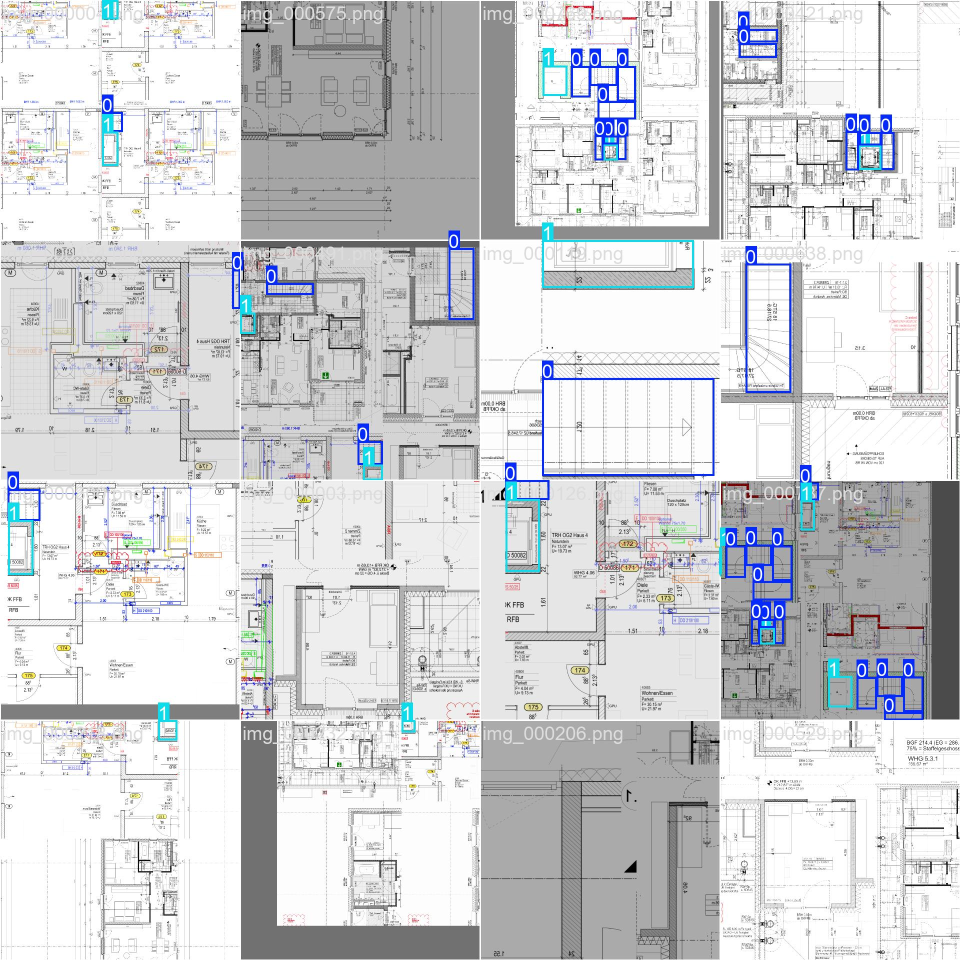
#> input picture Model-trained-on-detecting-Stairs-and-Elevators/train_batch0.jpg, 1920 x 1920 px (shown at 1/2 size); its folder holds only this picture in this run
$ python -i detect_rooms.py   (imports and definitions only)
#> lines starting #> are read from the running program, lines starting #| are printed output that depends on the picture; after the words box and inside, x2 and y2 are one past the last pixel; in counts of white or black regions, pixels touching at a corner belong together
#> further down, picture is the input picture: shape (1920, 1920, 3); mean B, G, R 213.1, 210.6, 209.1
import PIL
import cv2
import numpy as np
from typing import Any, Tuple, List, Dict, Optional
import random
import json
from PIL import Image

# Maximum opening size (in pixels) to be ignored when detecting closed areas
threshold = 30
# Scale: pixels per meter (117 pixels = 1 meter)
PIXELS_PER_METER = 117


# [63 lines left out: functions detect_rooms_from_image, load_detections_from_detections, not called in this run]


def pixels_to_meters(pixels: float) -> float:
    """Convert pixels to meters."""
    return pixels / PIXELS_PER_METER


def pixels_sq_to_meters_sq(pixels_sq: float) -> float:
    """Convert square pixels to square meters."""
    return pixels_sq / (PIXELS_PER_METER ** 2)


# [50 lines left out: functions get_bbox_center, bbox_to_points, bboxes_overlap, merge_bboxes, not called in this run]


def group_overlapping_bboxes(bboxes: List[Dict]) -> List[List[Dict]]:
    """Group bounding boxes that overlap into clusters."""
    if not bboxes:
        return []

    # Create a list to track which group each bbox belongs to
    n = len(bboxes)
    parent = list(range(n))

    # [9 lines left out: functions find, union, not called in this run]

    # Union overlapping bboxes
    for i in range(n):
        for j in range(i + 1, n):
            if bboxes_overlap(bboxes[i], bboxes[j]):
                union(i, j)

    # Group by parent
    groups = {}
    for i in range(n):
        p = find(i)
        if p not in groups:
            groups[p] = []
        groups[p].append(bboxes[i])

    return list(groups.values())


# [10 lines left out: function bboxes_adjacent, not called in this run]


def group_adjacent_bboxes(bboxes: List[Dict], margin: int = 30) -> List[List[Dict]]:
    """Group bounding boxes that are adjacent (within margin) into clusters."""
    if not bboxes:
        return []

    # Create a list to track which group each bbox belongs to
    n = len(bboxes)
    parent = list(range(n))

    # [9 lines left out: functions find, union, not called in this run]

    # Union adjacent bboxes
    for i in range(n):
        for j in range(i + 1, n):
            if bboxes_adjacent(bboxes[i], bboxes[j], margin):
                union(i, j)

    # Group by parent
    groups = {}
    for i in range(n):
        p = find(i)
        if p not in groups:
            groups[p] = []
        groups[p].append(bboxes[i])

    return list(groups.values())


# [117 lines left out: functions remove_wall_overlap_from_bbox, is_opening_adjacent_to_room, assign_openings_to_rooms, not called in this run]


def is_touching_border(mask: np.ndarray, labels: np.ndarray, label: int) -> bool:
    """
    Check if a labeled region touches any border of the image.
    Returns True if the region touches the image border.
    """
    rows, cols = mask.shape

    if np.any(labels[0, :] == label):
        return True
    if np.any(labels[rows - 1, :] == label):
        return True
    if np.any(labels[:, 0] == label):
        return True
    if np.any(labels[:, cols - 1] == label):
        return True

    return False


# [69 lines left out: function is_covered_by_walls_on_sides, not called in this run]


# ----------------- Rectangle decomposition helpers (added) -----------------
def decompose_room_to_rectangles(room_mask: np.ndarray) -> List[Dict]:
    """
    Decompose a room shape into rectangles and return their bounding boxes.
    Uses a greedy approach to find maximal rectangles within the room area.
    """
    rectangles = []
    remaining_mask = room_mask.copy()

    rect_id = 0
    max_iterations = 20  # Limit iterations
    min_area_threshold = 50000  # Minimum rectangle area

    while rect_id < max_iterations:
        # Check remaining area
        remaining_area = cv2.countNonZero(remaining_mask)
        if remaining_area < min_area_threshold:
            break

        # Find the largest inscribed rectangle
        best_rect = find_largest_inscribed_rectangle(remaining_mask)

        if best_rect is None:
            break

        rx, ry, rw, rh = best_rect

        # Skip very small rectangles
        if rw < 10 or rh < 10 or rw * rh < min_area_threshold:
            break

        # Calculate area and perimeter
        area_pixels = rw * rh
        perimeter_pixels = 2 * (rw + rh)
        area_meters = pixels_sq_to_meters_sq(area_pixels)
        perimeter_meters = pixels_to_meters(perimeter_pixels)

        rectangles.append({
            "rect_id": rect_id,
            "bbox": {
                "x": int(rx),
                "y": int(ry),
                "width": int(rw),
                "height": int(rh)
            },
            "area_pixels": int(area_pixels),
            "area_meters_sq": round(area_meters, 2),
            "perimeter_pixels": int(perimeter_pixels),
            "perimeter_meters": round(perimeter_meters, 2)
        })
        rect_id += 1

        # Remove this rectangle area from remaining mask
        cv2.rectangle(remaining_mask, (rx, ry), (rx + rw, ry + rh), 0, -1)

    # Fallback: use bounding box if no rectangles found
    if not rectangles:
        contours, _ = cv2.findContours(room_mask, cv2.RETR_EXTERNAL, cv2.CHAIN_APPROX_SIMPLE)
        if contours:
            x, y, w, h = cv2.boundingRect(max(contours, key=cv2.contourArea))
            area_pixels = w * h
            perimeter_pixels = 2 * (w + h)
            rectangles.append({
                "rect_id": 0,
                "bbox": {"x": int(x), "y": int(y), "width": int(w), "height": int(h)},
                "area_pixels": int(area_pixels),
                "area_meters_sq": round(pixels_sq_to_meters_sq(area_pixels), 2),
                "perimeter_pixels": int(perimeter_pixels),
                "perimeter_meters": round(pixels_to_meters(perimeter_pixels), 2)
            })

    return rectangles


def find_largest_inscribed_rectangle(mask: np.ndarray) -> Tuple[int, int, int, int]:
    """
    Find the largest rectangle that fits entirely within the white area of the mask.
    Uses optimized histogram-based approach.
    """
    # Convert mask to binary (0 and 1)
    binary = (mask > 0).astype(np.uint8)

    if binary.sum() == 0:
        return None

    rows, cols = binary.shape

    # Downsample for large images to speed up
    scale = 1
    if rows > 500 or cols > 500:
        scale = max(rows, cols) // 500 + 1
        binary = binary[::scale, ::scale]
        rows, cols = binary.shape

    # Build height histogram for each row using vectorized operations
    heights = np.zeros((rows, cols), dtype=np.int32)
    heights[0] = binary[0]

    for i in range(1, rows):
        heights[i] = np.where(binary[i] == 1, heights[i - 1] + 1, 0)

    # Find largest rectangle in histogram for each row
    best_area = 0
    best_rect = None


    for i in range(rows):
        rect = largest_rectangle_in_histogram(heights[i], i)
        if rect is not None:
            x, y, w, h = rect
            area = w * h
            if area > best_area:
                best_area = area
                best_rect = rect

    # Scale back up
    if best_rect is not None and scale > 1:
        x, y, w, h = best_rect
        best_rect = (x * scale, y * scale, w * scale, h * scale)

    return best_rect


def largest_rectangle_in_histogram(heights: np.ndarray, current_row: int) -> Tuple[int, int, int, int]:
    """
    Find the largest rectangle in a histogram.
    Returns (x, y, width, height) of the rectangle.
    """
    # Convert to Python list for indexing performance
    heights_list = heights.tolist()
    n = len(heights_list)
    if n == 0:
        return None

    stack = []
    best_area = 0
    best_rect = None

    i = 0
    while i < n:
        if not stack or heights_list[i] >= heights_list[stack[-1]]:
            stack.append(i)
            i += 1
        else:
            top = stack.pop()
            h = heights_list[top]
            w = i if not stack else i - stack[-1] - 1
            x = 0 if not stack else stack[-1] + 1
            area = h * w

            if area > best_area:
                best_area = area
                best_rect = (x, current_row - h + 1, w, h)

    while stack:
        top = stack.pop()
        h = heights_list[top]
        w = n if not stack else n - stack[-1] - 1
        x = 0 if not stack else stack[-1] + 1
        area = h * w

        if area > best_area:
            best_area = area
            best_rect = (x, current_row - h + 1, w, h)

    return best_rect


# ----------------- End rectangle helpers -----------------


def detect_rooms(image: np.ndarray, json_data: Any = None, threshold_value: int = None) -> Tuple[np.ndarray, int, Dict]:
    """
    Detect rooms in a floor plan image.

    Args:
        image: numpy array (BGR format) of the floor plan image
        json_data: Optional JSON data or dict with door/window/stairs/aufzug detections
        threshold_value: Maximum opening size to ignore when detecting closed areas

    Returns:
        Tuple of (annotated_image, room_count, output_data) where output_data contains rooms, stairs, and aufzugs
    """
    global threshold
    if threshold_value is not None:
        threshold = threshold_value

    # Load doors, windows, stairs, and aufzugs from detections if provided
    doors = []
    windows = []
    stairs = []
    aufzugs = []
    #print("1")
    if json_data is not None:
        if isinstance(json_data, list):
            doors, windows, stairs, aufzugs, walls  = load_detections_from_detections(json_data)

    # Convert to grayscale
    gray = cv2.cvtColor(image, cv2.COLOR_BGR2GRAY)

    # Apply binary threshold to get walls (assuming walls are dark)
    _, binary = cv2.threshold(gray, 127, 255, cv2.THRESH_BINARY_INV)
#> binary: shape (1920, 1920); 8.5% white; 16885 white regions (16043 under 20 px), largest, box (x1, y1, x2, y2) and area: (482, 1442, 959, 1919) 60650, (1646, 962, 1919, 1440) 36056, (1442, 972, 1602, 1417) 13587

    # Apply morphological closing to close small gaps/openings
    kernel_size = threshold * 2 + 1
    kernel = cv2.getStructuringElement(cv2.MORPH_RECT, (kernel_size, kernel_size))
    closed = cv2.morphologyEx(binary, cv2.MORPH_CLOSE, kernel)
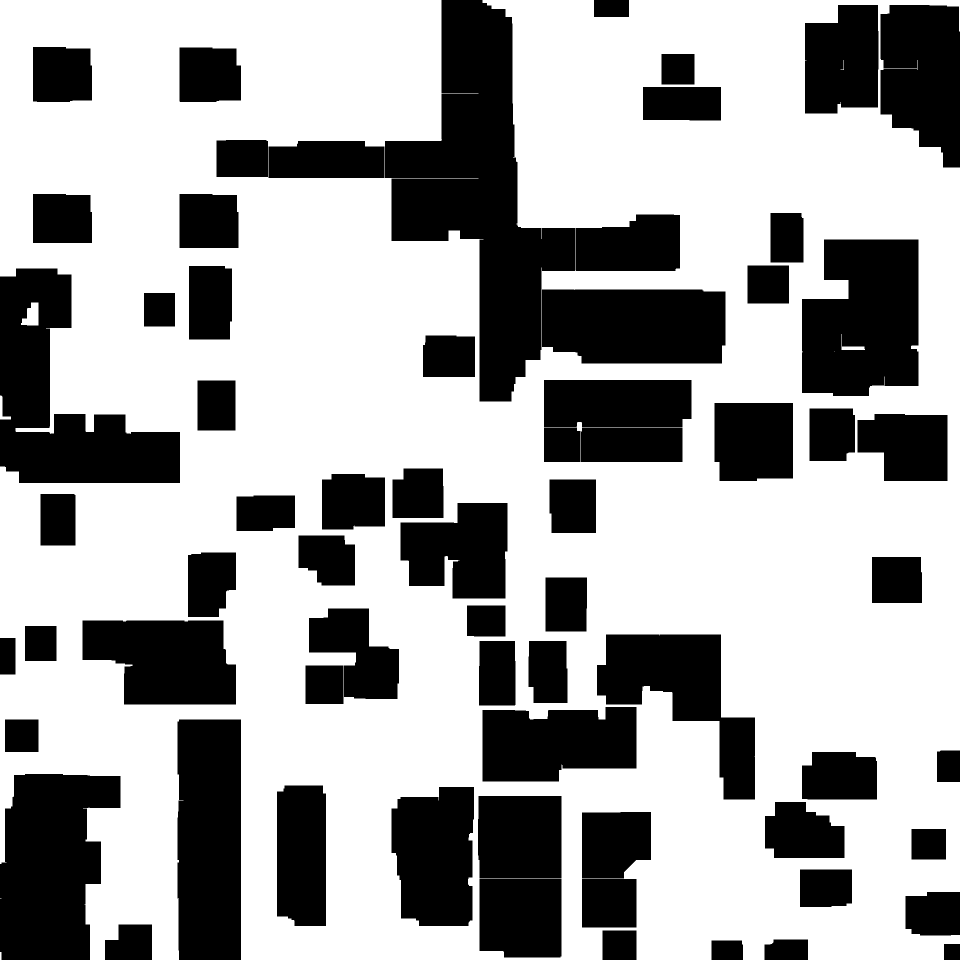
#> closed: shape (1920, 1920) (shown at 1/2 size); 64.8% white; 68 black regions, largest, box (x1, y1, x2, y2) and area: (770, 0, 1150, 803) 132227, (0, 537, 360, 966) 75106, (0, 1548, 241, 1920) 68429

    # Wall mask (walls are white/255)
    wall_mask = closed

    # Invert to get rooms as white areas
    rooms_mask = cv2.bitwise_not(closed)

    #print("2")
    # Process stairs: remove wall overlaps and group adjacent ones (even with wall between)
    processed_stairs = []
    for stair in stairs:
        non_wall_parts = remove_wall_overlap_from_bbox(stair, wall_mask)
        processed_stairs.extend(non_wall_parts)
#> after the loop, processed_stairs = []
    #print("3")
    # Group adjacent stairs (within margin, even if wall between them)
    stair_groups = group_adjacent_bboxes(processed_stairs, margin=50)
#> stair_groups = []
    merged_stairs = []
    for group in stair_groups:
        merged = merge_bboxes(group)
        if merged:
            merged['parts'] = group  # Keep track of individual parts
            merged_stairs.append(merged)
#> this loop made 0 passes
#> after the loop, merged_stairs = []
    #print("4")
    # Process aufzugs: remove wall overlaps and group overlapping ones
    processed_aufzugs = []
    for aufzug in aufzugs:
        non_wall_parts = remove_wall_overlap_from_bbox(aufzug, wall_mask)
        processed_aufzugs.extend(non_wall_parts)
#> after the loop, processed_aufzugs = []
    #print("5")
    # Filter aufzugs: keep only those covered by walls on at least 3 sides
    valid_aufzugs = []
    for aufzug in processed_aufzugs:
        if is_covered_by_walls_on_sides(aufzug, wall_mask, min_sides=3):
            valid_aufzugs.append(aufzug)
#> after the loop, valid_aufzugs = []
    #print("6")
    # Group overlapping aufzugs
    aufzug_groups = group_overlapping_bboxes(valid_aufzugs)
#> aufzug_groups = []
    merged_aufzugs = []
    for group in aufzug_groups:
        merged = merge_bboxes(group)
        if merged:
            merged['parts'] = group
            merged_aufzugs.append(merged)
#> after the loop, merged_aufzugs = []
    #print("7")
    # Find connected components (each room is a separate component)
    num_labels, labels, stats, centroids = cv2.connectedComponentsWithStats(rooms_mask, connectivity=8)
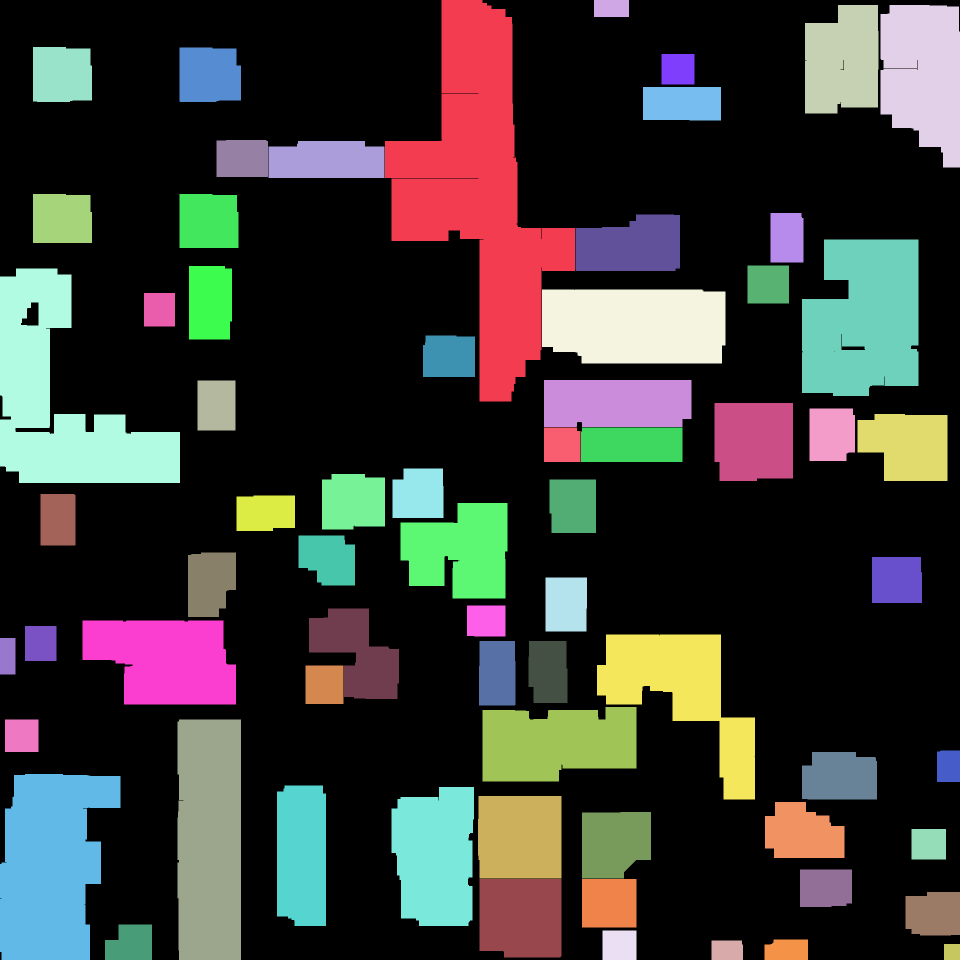
#> labels: shape (1920, 1920) int32 (shown at 1/2 size); 69 distinct labels, from 0 to 68; one colour per label, 0 black
#> num_labels = 69; stats = 69 rows, first 6: [0, 0, 1920, 1920, 2389044], [770, 0, 380, 803, 132227], [1188, 0, 70, 34, 2380], [1610, 10, 147, 217, 28329], [1761, 10, 159, 325, 42364], [66, 94, 118, 110, 12587]; centroids = 69 pairs, first value 15 to 1903.5, second value 16.5 to 1903.5

    # Create output image (copy of original)
    output = image.copy()

    # Generate distinct colors for each room (excluding background label 0)
    colors = generate_distinct_colors(num_labels - 1)
#> colors = 68 items, first 6: (0, 0, 200), (0, 13, 200), (0, 33, 200), (0, 47, 200), (0, 67, 200), (0, 87, 200)
    #
    # print("8")
    # First pass: collect all valid room masks
    room_masks = []
    room_labels = []
    room_stats = []
    room_centroids_list = []

    for label in range(1, num_labels):
        area = stats[label, cv2.CC_STAT_AREA]

        # Skip very small areas (noise)
        #if area < 100:
        #    continue

        # Skip regions that touch the image border (outer boundary)
        if is_touching_border(rooms_mask, labels, label):
            continue

        room_mask = (labels == label).astype(np.uint8) * 255
        room_masks.append(room_mask)
        room_labels.append(label)
        room_stats.append(stats[label])
        room_centroids_list.append(centroids[label])
#> this loop made 68 passes
#> area on passes 1 to 8: 132227, 2380, 28329, 42364, 12587, 12844, 4026, 10359
#> pass 3, in detect_rooms, `room_mask = (labels == label).astype(np.uint8) * 255`:
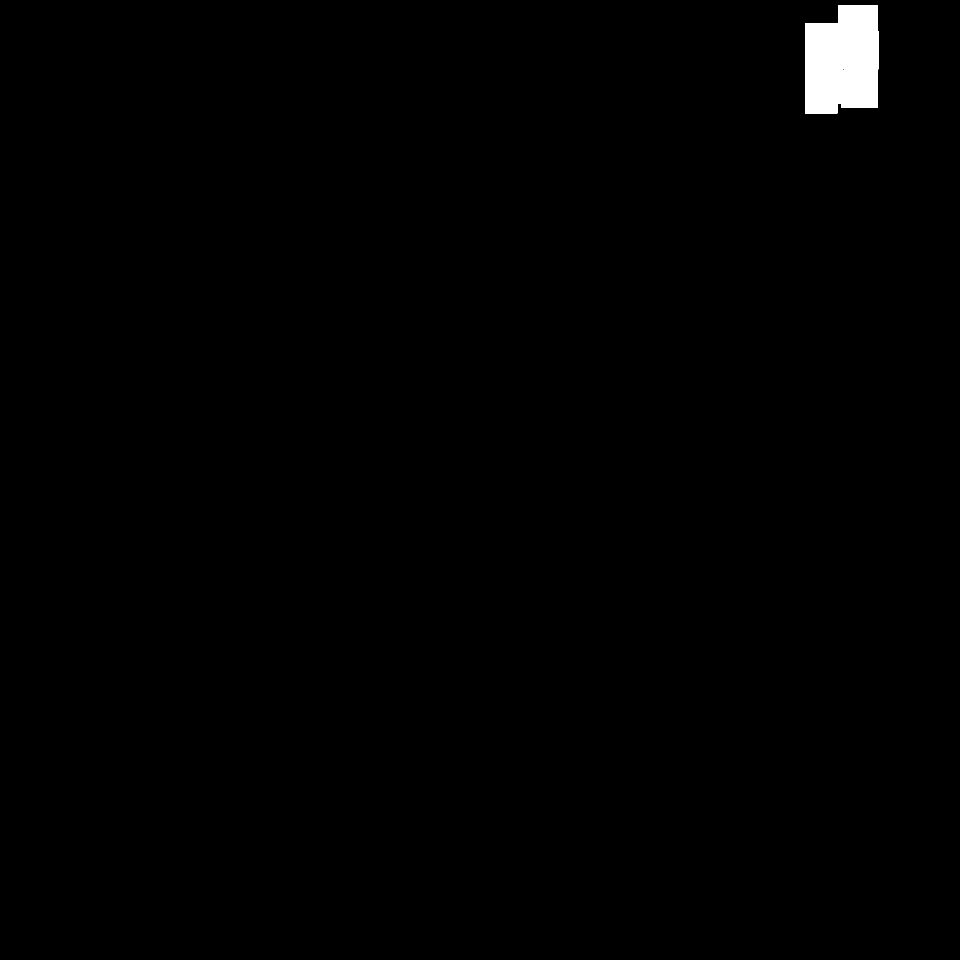
#> room_mask: shape (1920, 1920) (shown at 1/2 size); 0.77% white; 1 white region, box (x1, y1, x2, y2) and area: (1610, 10, 1757, 227) 28329
#> after the loop, room_centroids_list = 54 pairs, first value 43 to 1857, second value 121.8 to 1834.2; room_labels = 54 values from 3 to 62; room_masks = 54 items; room_stats = 54 items, first 6: [1610, 10, 147, 217, 28329], [66, 94, 118, 110, 12587], [359, 95, 123, 109, 12844], [1323, 108, 66, 61, 4026], [1286, 174, 156, 67, 10359], [433, 280, 103, 74, 7597]
    #print("9")
    # Assign doors and windows to rooms using detection data
    doors_per_room = [[] for _ in range(len(room_masks))]
#> doors_per_room = 54 items, first 6: [], [], [], [], [], []
#> (the rest of the program and of its run is left out)
